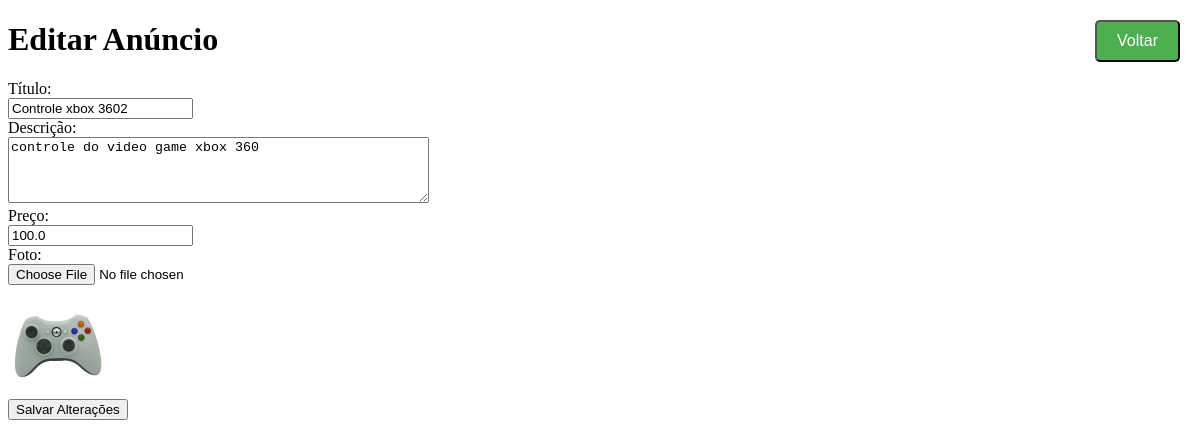
The page /editar_anuncio/2 on the database its author committed.
### app.py (models this page shows, shortened)
class Anuncio(db.Model):
    id = db.Column(db.Integer, primary_key=True)
    titulo = db.Column(db.String(100),  nullable=False)
    descricao = db.Column(db.Text, nullable=False)
    preco = db.Column(db.Float, nullable=False)
    foto = db.Column(db.String(20), nullable=False, default='default.jpg')

### app.py (the view, shortened to what this page needs)
@app.route('/editar_anuncio/<int:id>' , methods=['GET', 'POST'])
def editar_anuncio(id):
    anuncio = Anuncio.query.get_or_404(id)
    return render_template('editar_anuncio.html', anuncio=anuncio)

### templates/editar_anuncio.html (shortened to what this page needs)
<!DOCTYPE html>
<html lang="en">
<head>
</head>
<body>
    <h1>Editar Anúncio</h1>
    <form action="{{ url_for('editar_anuncio', id=anuncio.id) }}" method="POST" enctype="multipart/form-data">
        <label for="titulo">Título:</label><br>
        <input type="text" id="titulo" name="titulo" value="{{ anuncio.titulo }}" required><br>
        <label for="descricao">Descrição:</label><br>
        <textarea id="descricao" name="descricao" rows="4" cols="50" required>{{ anuncio.descricao }}</textarea><br>
        <label for="preco">Preço:</label><br>
        <input type="number" id="preco" name="preco" step="0.01" value="{{ anuncio.preco }}" required><br>
        <label for="foto">Foto:</label><br>
        <input type="file" id="foto" name="foto"><br>
        <img src="{{ url_for('static', filename='imagens/' + anuncio.foto) }}" alt="{{ anuncio.titulo }}" style="width:100px; height:auto; margin-top:10px;"><br>
        <button type="submit" class="btn-salvar">Salvar Alterações</button>
        <button class="btn-voltar" onclick="window.location.href='/anuncios'">Voltar</button>
    </form>
</body>
</html>

### templates/editar_anuncio.html (style rules this page uses)
.btn-voltar { position:fixed; top: 20px; right: 20px; background-color: #4caf50; color: white; padding: 10px 20px; border-radius: 5px; cursor: pointer; font-size: 16px; z-index: 1000; }

### rows shown on the page
Anuncio: titulo "Controle xbox 3602", descricao "controle do video game xbox 360", preco "100.0", foto (picture)
